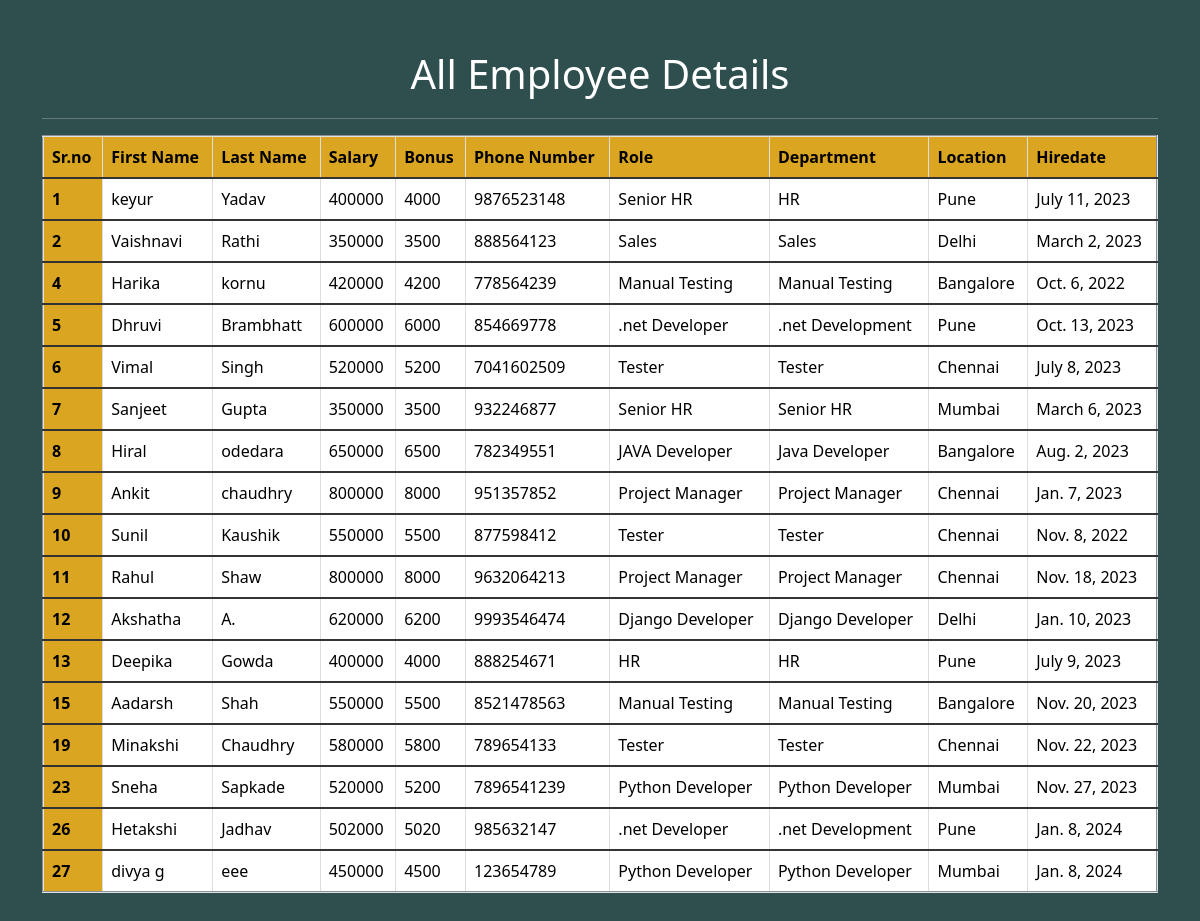
The page /view_all_emp on the database its author committed.
### emp_app/models.py (models this page shows, shortened)
class Employee(models.Model):
    first_name = models.CharField(max_length=100,null=False)
    last_name = models.CharField(max_length=100)
    dep = models.ForeignKey(Department, on_delete=models.CASCADE)
    salary = models.IntegerField(default=0)
    bonus = models.IntegerField(default=0)
    role = models.ForeignKey(Role, on_delete=models.CASCADE)
    phone = models.IntegerField(default=0)
    hire_date = models.DateField()
    def __str__(self):
        return "%s %s %s %s" %(self.first_name,self.last_name,self.role,self.phone)

class Role(models.Model):
    name = models.CharField(max_length=100,null=False)
    def __str__(self):
        return self.name

class Department(models.Model):
    name = models.CharField(max_length=100,null=False)
    location =models.CharField(max_length=100)

### emp_app/views.py (the view)
# urls.py: path('view_all_emp',views.view_all_emp,name = 'view_all_emp'),
def view_all_emp(request):
    emps = Employee.objects.all()
    context = {
        'emps':emps
    }
    print(context)
    return render(request,'view_all_emp.html',context)

### emp_app/templates/view_all_emp.html (shortened to what this page needs)
<!DOCTYPE html>
<html lang="en">
<head>
    <link href="https://cdn.jsdelivr.net/npm/bootstrap@5.3.2/dist/css/bootstrap.min.css" rel="stylesheet"
>
</head>
<body>
    <div class="container">
        <h1>All Employee Details</h1>
        <hr>
        <table class="table" border="2px">
            <thead>
                <tr >
                    <th scope="col" style="background-color: goldenrod;">Sr.no</th>
                    <th scope="col" style="background-color: goldenrod;">First Name</th>
                    <th scope="col" style="background-color: goldenrod;">Last Name</th>
                    <th scope="col" style="background-color: goldenrod;">Salary</th>
                    <th scope="col" style="background-color: goldenrod;">Bonus</th>
                    <th scope="col" style="background-color: goldenrod;">Phone Number</th>
                    <th scope="col" style="background-color: goldenrod;">Role</th>
                    <th scope="col" style="background-color: goldenrod;" >Department</th>
                    <th scope="col" style="background-color: goldenrod;">Location</th>
                    <th scope="col" style="background-color: goldenrod;">Hiredate</th>
                </tr>
            </thead>
            {% for emp in emps%}
            <tbody class="table-group-divider">
                <tr>
                    <th scope="row"  style="background-color: goldenrod;">{{emp.id}}</th>
                    <td>{{emp.first_name}}</td>
                    <td>{{emp.last_name}}</td>
                    <td>{{emp.salary}}</td>
                    <td>{{emp.bonus}}</td>
                    <td>{{emp.phone}}</td>
                    <td>{{emp.role.name}}</td>
                    <td>{{emp.dep.name}}</td>
                    <td>{{emp.dep.location}}</td>
                    <td>{{emp.hire_date}}</td>
                </tr>
            </tbody>
            {% endfor %}
        </table>
    </div>
</body>
</html>

### emp_app/templates/view_all_emp.html (style rules this page uses)
body { background-color: darkslategray; padding: 20px; color: white; text-shadow: #333; }
.container { text-align: center; margin-top: 30px; }
h1 { font-size: 2.5em; margin-bottom: 20px; }
table { width: 120%; margin-bottom: 20px; border-collapse: collapse; background-color: white; color: #333; }
th, td { padding: 12px; text-align: left; border: 1px solid #ddd; }
th { background-color: #4CAF50; color: white; }

### rows shown on the page
Employee: id "1", first_name "keyur", last_name "Yadav", salary "400000", bonus "4000", phone "9876523148", role.name "Senior HR", dep.name "HR", dep.location "Pune", hire_date "July 11, 2023"
Employee: id "2", first_name "Vaishnavi", last_name "Rathi", salary "350000", bonus "3500", phone "888564123", role.name "Sales", dep.name "Sales", dep.location "Delhi", hire_date "March 2, 2023"
Employee: id "4", first_name "Harika", last_name "kornu", salary "420000", bonus "4200", phone "778564239", role.name "Manual Testing", dep.name "Manual Testing", dep.location "Bangalore", hire_date "Oct. 6, 2022"
Employee: id "5", first_name "Dhruvi", last_name "Brambhatt", salary "600000", bonus "6000", phone "854669778", role.name ".net Developer", dep.name ".net Development", dep.location "Pune", hire_date "Oct. 13, 2023"
Employee: id "6", first_name "Vimal", last_name "Singh", salary "520000", bonus "5200", phone "7041602509", role.name "Tester", dep.name "Tester", dep.location "Chennai", hire_date "July 8, 2023"
Employee: id "7", first_name "Sanjeet", last_name "Gupta", salary "350000", bonus "3500", phone "932246877", role.name "Senior HR", dep.name "Senior HR", dep.location "Mumbai", hire_date "March 6, 2023"
Employee: id "8", first_name "Hiral", last_name "odedara", salary "650000", bonus "6500", phone "782349551", role.name "JAVA Developer", dep.name "Java Developer", dep.location "Bangalore", hire_date "Aug. 2, 2023"
Employee: id "9", first_name "Ankit", last_name "chaudhry", salary "800000", bonus "8000", phone "951357852", role.name "Project Manager", dep.name "Project Manager", dep.location "Chennai", hire_date "Jan. 7, 2023"
Employee: id "10", first_name "Sunil", last_name "Kaushik", salary "550000", bonus "5500", phone "877598412", role.name "Tester", dep.name "Tester", dep.location "Chennai", hire_date "Nov. 8, 2022"
Employee: id "11", first_name "Rahul", last_name "Shaw", salary "800000", bonus "8000", phone "9632064213", role.name "Project Manager", dep.name "Project Manager", dep.location "Chennai", hire_date "Nov. 18, 2023"
Employee: id "12", first_name "Akshatha", last_name "A.", salary "620000", bonus "6200", phone "9993546474", role.name "Django Developer", dep.name "Django Developer", dep.location "Delhi", hire_date "Jan. 10, 2023"
Employee: id "13", first_name "Deepika", last_name "Gowda", salary "400000", bonus "4000", phone "888254671", role.name "HR", dep.name "HR", dep.location "Pune", hire_date "July 9, 2023"
Employee: id "15", first_name "Aadarsh", last_name "Shah", salary "550000", bonus "5500", phone "8521478563", role.name "Manual Testing", dep.name "Manual Testing", dep.location "Bangalore", hire_date "Nov. 20, 2023"
Employee: id "19", first_name "Minakshi", last_name "Chaudhry", salary "580000", bonus "5800", phone "789654133", role.name "Tester", dep.name "Tester", dep.location "Chennai", hire_date "Nov. 22, 2023"
Employee: id "23", first_name "Sneha", last_name "Sapkade", salary "520000", bonus "5200", phone "7896541239", role.name "Python Developer", dep.name "Python Developer", dep.location "Mumbai", hire_date "Nov. 27, 2023"
Employee: id "26", first_name "Hetakshi", last_name "Jadhav", salary "502000", bonus "5020", phone "985632147", role.name ".net Developer", dep.name ".net Development", dep.location "Pune", hire_date "Jan. 8, 2024"
Employee: id "27", first_name "divya g", last_name "eee", salary "450000", bonus "4500", phone "123654789", role.name "Python Developer", dep.name "Python Developer", dep.location "Mumbai", hire_date "Jan. 8, 2024"
